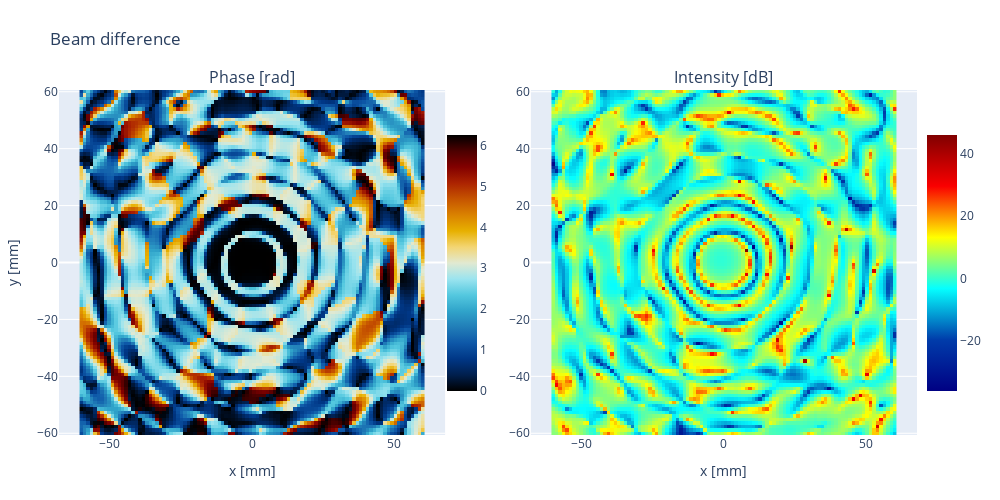

Here is the notebook cell this chart was saved with:
### Code cell
#compare 
beam_residual = beam_sky - beam_fp
phase_sky =  np.mod(np.angle(beam_sky), 2*np.pi)
phase_fp =  np.mod(np.angle(beam_fp), 2*np.pi)
############# plot the field #######################################
import plotly.graph_objects as go
y = P_rx_x
x = P_rx_z
# field = np.rot90(np.flip(field), 2, (0,1)) 
# field = np.rot90(np.flip(field), 3, (0,1)) 
phase = np.abs(phase_sky - phase_fp)
# phase = phase_sky/phase_fp
# phase = np.mod(phase+ 2.1+np.pi, np.pi*2)
amp = np.abs(beam_residual)/np.abs(beam_fp)
amp = np.where(amp<1, amp, 1)
amp = 20*np.log10(np.abs(beam_sky))-20*np.log10(np.abs(beam_fp))
# amp = np.where(amp<1, amp, 1)
# amp = 20*np.log10(np.abs(beam_residual))

title = 'Beam difference'
plot1title = "Phase [rad]"
plot2title = "Intensity [dB]"
xlabel = "x [mm]"
ylabel = "y [mm]"
plot_1 = go.Heatmap(
                    x=x, 
                    y=y,
                    z = phase,
                    colorscale='IceFire',
                    showscale=True, colorbar=dict(len=0.8, x=0.44),
                    showlegend = False,
                    # hoverinfo='name', 
                    name="phase"
                    )
plot_2 = go.Heatmap( 
                    x=x, 
                    y=y,
                    z = amp,
                    # z= np.abs(field_fp*field_fp),
                    colorscale='Jet',
                    showscale=True, 
                    colorbar=dict(len=0.8, x=1), 
                    showlegend = False,
                    # hoverinfo='name', 
                    name="power"
                    )
layout = go.Layout(title=title, autosize=True,
                width=1000, height=500, 
                margin=dict(l=50, r=50, b=65, t=90),
                xaxis1 = dict(title=xlabel),
                yaxis1 = dict(scaleanchor = 'x', title=ylabel),
                xaxis2 = dict(scaleanchor = "x", title=xlabel),
                yaxis2 = dict(scaleanchor = "y"),
                )

from plotly.subplots import make_subplots
fig = make_subplots(rows=1, cols=2, shared_yaxes=False, shared_xaxes=True, subplot_titles=[plot1title, plot2title])
fig.add_trace(plot_1, row=1, col=1)
fig.add_trace(plot_2, row=1, col=2)
fig.update_layout(layout)
fig.show()

### Figure 1 — Plotly figure (JSON) as saved in the notebook; plotly's stock layout.template omitted (floating-point values rounded to 4 significant figures; data arrays with more than 128 entries replaced by an {"elided": "..."} marker saying what was removed)
{"data": [{"colorbar": {"len": 0.8, "x": 0.44}, "colorscale": [[0, "#000000"], [0.0625, "#001f4d"], [0.125, "#003786"], [0.1875, "#0e58a8"], [0.25, "#217eb8"], [0.3125, "#30a4ca"], [0.375, "#54c8df"], [0.4375, "#9be4ef"], [0.5, "#e1e9d1"], [0.5625, "#f3d573"], [0.625, "#e7b000"], [0.6875, "#da8200"], [0.75, "#c65400"], [0.8125, "#ac2301"], [0.875, "#820000"], [0.9375, "#4c0000"], [1, "#000000"]], "name": "phase", "showlegend": false, "showscale": true, "type": "heatmap", "x": [-60, -58.79, -57.58, -56.36, -55.15, -53.94, -52.73, -51.52, -50.3, -49.09, -47.88, -46.67, -45.45, -44.24, -43.03, -41.82, -40.61, -39.39, -38.18, -36.97, -35.76, -34.55, -33.33, -32.12, -30.91, -29.7, -28.48, -27.27, -26.06, -24.85, -23.64, -22.42, -21.21, -20, -18.79, -17.58, -16.36, -15.15, -13.94, -12.73, -11.52, -10.3, -9.091, -7.879, -6.667, -5.455, -4.242, -3.03, -1.818, -0.6061, 0.6061, 1.818, 3.03, 4.242, 5.455, 6.667, 7.879, 9.091, 10.3, 11.52, 12.73, 13.94, 15.15, 16.36, 17.58, 18.79, 20, 21.21, 22.42, 23.64, 24.85, 26.06, 27.27, 28.48, 29.7, 30.91, 32.12, 33.33, 34.55, 35.76, 36.97, 38.18, 39.39, 40.61, 41.82, 43.03, 44.24, 45.45, 46.67, 47.88, 49.09, 50.3, 51.52, 52.73, 53.94, 55.15, 56.36, 57.58, 58.79, 60], "xaxis": "x", "y": [-60, -58.79, -57.58, -56.36, -55.15, -53.94, -52.73, -51.52, -50.3, -49.09, -47.88, -46.67, -45.45, -44.24, -43.03, -41.82, -40.61, -39.39, -38.18, -36.97, -35.76, -34.55, -33.33, -32.12, -30.91, -29.7, -28.48, -27.27, -26.06, -24.85, -23.64, -22.42, -21.21, -20, -18.79, -17.58, -16.36, -15.15, -13.94, -12.73, -11.52, -10.3, -9.091, -7.879, -6.667, -5.455, -4.242, -3.03, -1.818, -0.6061, 0.6061, 1.818, 3.03, 4.242, 5.455, 6.667, 7.879, 9.091, 10.3, 11.52, 12.73, 13.94, 15.15, 16.36, 17.58, 18.79, 20, 21.21, 22.42, 23.64, 24.85, 26.06, 27.27, 28.48, 29.7, 30.91, 32.12, 33.33, 34.55, 35.76, 36.97, 38.18, 39.39, 40.61, 41.82, 43.03, 44.24, 45.45, 46.67, 47.88, 49.09, 50.3, 51.52, 52.73, 53.94, 55.15, 56.36, 57.58, 58.79, 60], "yaxis": "y", "z": {"elided": "100x100 float values"}}, {"colorbar": {"len": 0.8, "x": 1}, "colorscale": [[0, "rgb(0,0,131)"], [0.2, "rgb(0,60,170)"], [0.4, "rgb(5,255,255)"], [0.6, "rgb(255,255,0)"], [0.8, "rgb(250,0,0)"], [1, "rgb(128,0,0)"]], "name": "power", "showlegend": false, "showscale": true, "type": "heatmap", "x": [-60, -58.79, -57.58, -56.36, -55.15, -53.94, -52.73, -51.52, -50.3, -49.09, -47.88, -46.67, -45.45, -44.24, -43.03, -41.82, -40.61, -39.39, -38.18, -36.97, -35.76, -34.55, -33.33, -32.12, -30.91, -29.7, -28.48, -27.27, -26.06, -24.85, -23.64, -22.42, -21.21, -20, -18.79, -17.58, -16.36, -15.15, -13.94, -12.73, -11.52, -10.3, -9.091, -7.879, -6.667, -5.455, -4.242, -3.03, -1.818, -0.6061, 0.6061, 1.818, 3.03, 4.242, 5.455, 6.667, 7.879, 9.091, 10.3, 11.52, 12.73, 13.94, 15.15, 16.36, 17.58, 18.79, 20, 21.21, 22.42, 23.64, 24.85, 26.06, 27.27, 28.48, 29.7, 30.91, 32.12, 33.33, 34.55, 35.76, 36.97, 38.18, 39.39, 40.61, 41.82, 43.03, 44.24, 45.45, 46.67, 47.88, 49.09, 50.3, 51.52, 52.73, 53.94, 55.15, 56.36, 57.58, 58.79, 60], "xaxis": "x2", "y": [-60, -58.79, -57.58, -56.36, -55.15, -53.94, -52.73, -51.52, -50.3, -49.09, -47.88, -46.67, -45.45, -44.24, -43.03, -41.82, -40.61, -39.39, -38.18, -36.97, -35.76, -34.55, -33.33, -32.12, -30.91, -29.7, -28.48, -27.27, -26.06, -24.85, -23.64, -22.42, -21.21, -20, -18.79, -17.58, -16.36, -15.15, -13.94, -12.73, -11.52, -10.3, -9.091, -7.879, -6.667, -5.455, -4.242, -3.03, -1.818, -0.6061, 0.6061, 1.818, 3.03, 4.242, 5.455, 6.667, 7.879, 9.091, 10.3, 11.52, 12.73, 13.94, 15.15, 16.36, 17.58, 18.79, 20, 21.21, 22.42, 23.64, 24.85, 26.06, 27.27, 28.48, 29.7, 30.91, 32.12, 33.33, 34.55, 35.76, 36.97, 38.18, 39.39, 40.61, 41.82, 43.03, 44.24, 45.45, 46.67, 47.88, 49.09, 50.3, 51.52, 52.73, 53.94, 55.15, 56.36, 57.58, 58.79, 60], "yaxis": "y2", "z": {"elided": "100x100 float values"}}], "layout": {"annotations": [{"font": {"size": 16}, "showarrow": false, "text": "Phase [rad]", "x": 0.225, "xanchor": "center", "xref": "paper", "y": 1, "yanchor": "bottom", "yref": "paper"}, {"font": {"size": 16}, "showarrow": false, "text": "Intensity [dB]", "x": 0.775, "xanchor": "center", "xref": "paper", "y": 1, "yanchor": "bottom", "yref": "paper"}], "autosize": true, "height": 500, "margin": {"b": 65, "l": 50, "r": 50, "t": 90}, "title": {"text": "Beam difference"}, "width": 1000, "xaxis": {"anchor": "y", "domain": [0, 0.45], "title": {"text": "x [mm]"}}, "xaxis2": {"anchor": "y2", "domain": [0.55, 1], "scaleanchor": "x", "title": {"text": "x [mm]"}}, "yaxis": {"anchor": "x", "domain": [0, 1], "scaleanchor": "x", "title": {"text": "y [mm]"}}, "yaxis2": {"anchor": "x2", "domain": [0, 1], "scaleanchor": "y"}}}
